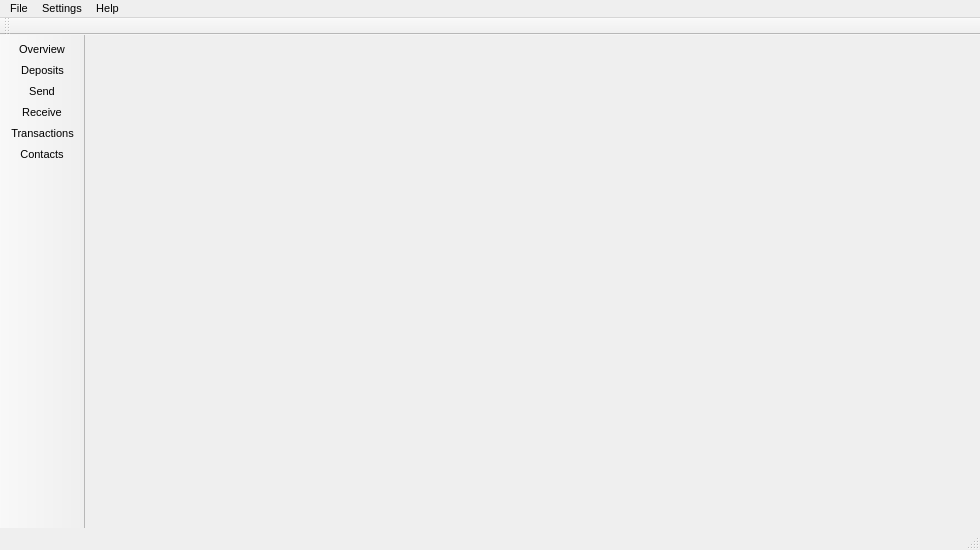
<?xml version="1.0" encoding="UTF-8"?>
<ui version="4.0">
 <class>MainWindow</class>
 <widget class="QMainWindow" name="MainWindow">
  <property name="geometry">
   <rect>
    <x>0</x>
    <y>0</y>
    <width>980</width>
    <height>550</height>
   </rect>
  </property>
  <property name="sizePolicy">
   <sizepolicy hsizetype="Preferred" vsizetype="Preferred">
    <horstretch>0</horstretch>
    <verstretch>0</verstretch>
   </sizepolicy>
  </property>
  <property name="minimumSize">
   <size>
    <width>0</width>
    <height>0</height>
   </size>
  </property>
  <property name="maximumSize">
   <size>
    <width>16777215</width>
    <height>16777215</height>
   </size>
  </property>
  <property name="font">
   <font>
    <pointsize>8</pointsize>
   </font>
  </property>
  <property name="windowTitle">
   <string>MainWindow</string>
  </property>
  <property name="windowIcon">
   <iconset resource="../../resources.qrc">
    <normaloff>:/images/cryptonote</normaloff>:/images/cryptonote</iconset>
  </property>
  <widget class="QWidget" name="centralwidget">
   <property name="sizePolicy">
    <sizepolicy hsizetype="Expanding" vsizetype="Preferred">
     <horstretch>0</horstretch>
     <verstretch>0</verstretch>
    </sizepolicy>
   </property>
   <layout class="QGridLayout" name="gridLayout">
    <property name="leftMargin">
     <number>0</number>
    </property>
    <property name="topMargin">
     <number>0</number>
    </property>
    <property name="rightMargin">
     <number>0</number>
    </property>
    <property name="bottomMargin">
     <number>0</number>
    </property>
    <property name="spacing">
     <number>0</number>
    </property>
    <item row="0" column="0" colspan="6">
     <widget class="WalletGui::AccountFrame" name="m_accountFrame">
      <property name="sizePolicy">
       <sizepolicy hsizetype="Preferred" vsizetype="Fixed">
        <horstretch>0</horstretch>
        <verstretch>0</verstretch>
       </sizepolicy>
      </property>
      <property name="minimumSize">
       <size>
        <width>0</width>
        <height>70</height>
       </size>
      </property>
      <property name="maximumSize">
       <size>
        <width>16777215</width>
        <height>70</height>
       </size>
      </property>
      <property name="styleSheet">
       <string notr="true"/>
      </property>
      <property name="frameShape">
       <enum>QFrame::NoFrame</enum>
      </property>
      <property name="frameShadow">
       <enum>QFrame::Raised</enum>
      </property>
     </widget>
    </item>
    <item row="1" column="0">
     <widget class="WalletGui::OverviewFrame" name="m_overviewFrame">
      <property name="sizePolicy">
       <sizepolicy hsizetype="Preferred" vsizetype="Preferred">
        <horstretch>0</horstretch>
        <verstretch>0</verstretch>
       </sizepolicy>
      </property>
      <property name="frameShape">
       <enum>QFrame::NoFrame</enum>
      </property>
      <property name="frameShadow">
       <enum>QFrame::Raised</enum>
      </property>
     </widget>
    </item>
    <item row="1" column="3">
     <widget class="WalletGui::TransactionsFrame" name="m_transactionsFrame">
      <property name="sizePolicy">
       <sizepolicy hsizetype="Preferred" vsizetype="Preferred">
        <horstretch>0</horstretch>
        <verstretch>0</verstretch>
       </sizepolicy>
      </property>
      <property name="frameShape">
       <enum>QFrame::NoFrame</enum>
      </property>
      <property name="frameShadow">
       <enum>QFrame::Raised</enum>
      </property>
     </widget>
    </item>
    <item row="1" column="1">
     <widget class="WalletGui::SendFrame" name="m_sendFrame">
      <property name="sizePolicy">
       <sizepolicy hsizetype="Preferred" vsizetype="Preferred">
        <horstretch>0</horstretch>
        <verstretch>0</verstretch>
       </sizepolicy>
      </property>
      <property name="frameShape">
       <enum>QFrame::NoFrame</enum>
      </property>
      <property name="frameShadow">
       <enum>QFrame::Raised</enum>
      </property>
     </widget>
    </item>
    <item row="1" column="4">
     <widget class="WalletGui::AddressBookFrame" name="m_addressBookFrame">
      <property name="sizePolicy">
       <sizepolicy hsizetype="Preferred" vsizetype="Preferred">
        <horstretch>0</horstretch>
        <verstretch>0</verstretch>
       </sizepolicy>
      </property>
      <property name="frameShape">
       <enum>QFrame::NoFrame</enum>
      </property>
      <property name="frameShadow">
       <enum>QFrame::Raised</enum>
      </property>
     </widget>
    </item>
    <item row="1" column="5">
     <widget class="WalletGui::MiningFrame" name="m_miningFrame">
      <property name="sizePolicy">
       <sizepolicy hsizetype="Preferred" vsizetype="Preferred">
        <horstretch>0</horstretch>
        <verstretch>0</verstretch>
       </sizepolicy>
      </property>
      <property name="frameShape">
       <enum>QFrame::NoFrame</enum>
      </property>
      <property name="frameShadow">
       <enum>QFrame::Raised</enum>
      </property>
     </widget>
    </item>
    <item row="1" column="5">
     <widget class="WalletGui::DepositsFrame" name="m_depositsFrame">
      <property name="sizePolicy">
       <sizepolicy hsizetype="Preferred" vsizetype="Preferred">
        <horstretch>0</horstretch>
        <verstretch>0</verstretch>
       </sizepolicy>
      </property>
      <property name="frameShape">
       <enum>QFrame::NoFrame</enum>
      </property>
      <property name="frameShadow">
       <enum>QFrame::Raised</enum>
      </property>
     </widget>
    </item>
    <item row="1" column="2">
     <widget class="WalletGui::ReceiveFrame" name="m_receiveFrame">
      <property name="sizePolicy">
       <sizepolicy hsizetype="Preferred" vsizetype="Preferred">
        <horstretch>0</horstretch>
        <verstretch>0</verstretch>
       </sizepolicy>
      </property>
      <property name="frameShape">
       <enum>QFrame::NoFrame</enum>
      </property>
      <property name="frameShadow">
       <enum>QFrame::Raised</enum>
      </property>
     </widget>
    </item>
   </layout>
  </widget>
  <widget class="QMenuBar" name="menubar">
   <property name="geometry">
    <rect>
     <x>0</x>
     <y>0</y>
     <width>980</width>
     <height>21</height>
    </rect>
   </property>
   <widget class="QMenu" name="menuFile">
    <property name="title">
     <string>File</string>
    </property>
    <widget class="QMenu" name="menuRecent_wallets">
     <property name="title">
      <string>Recent wallets</string>
     </property>
    </widget>
    <addaction name="m_createWalletAction"/>
    <addaction name="m_createNondeterministicWalletAction"/>
    <addaction name="m_openWalletAction"/>
    <addaction name="menuRecent_wallets"/>
    <addaction name="m_backupWalletAction"/>
    <addaction name="m_resetAction"/>
    <addaction name="m_closeWalletAction"/>
    <addaction name="separator"/>
    <addaction name="m_openUriAction"/>
    <addaction name="m_openLogFileAction"/>
    <addaction name="separator"/>
    <addaction name="m_showMnemonicSeedAction"/>
    <addaction name="m_restoreFromMnemonicSeedAction"/>
    <addaction name="separator"/>
    <addaction name="m_showPrivateKey"/>
    <addaction name="m_importKeyAction"/>
    <addaction name="separator"/>
    <addaction name="m_exportTrackingKeyAction"/>
    <addaction name="m_importTrackingKeyAction"/>
    <addaction name="separator"/>
    <addaction name="m_exitAction"/>
   </widget>
   <widget class="QMenu" name="menuSettings">
    <property name="title">
     <string>Settings</string>
    </property>
    <addaction name="m_encryptWalletAction"/>
    <addaction name="m_changePasswordAction"/>
    <addaction name="m_changeLanguageAction"/>
    <addaction name="m_connectionSettingsAction"/>
    <addaction name="separator"/>
    <addaction name="m_startOnLoginAction"/>
    <addaction name="m_minimizeToTrayAction"/>
    <addaction name="m_closeToTrayAction"/>
   </widget>
   <widget class="QMenu" name="menuHelp">
    <property name="title">
     <string>Help</string>
    </property>
    <addaction name="m_aboutCryptonoteAction"/>
    <addaction name="m_aboutQtAction"/>
    <addaction name="actionHelp"/>
   </widget>
   <addaction name="menuFile"/>
   <addaction name="menuSettings"/>
   <addaction name="menuHelp"/>
  </widget>
  <widget class="QToolBar" name="toolBar">
   <property name="sizePolicy">
    <sizepolicy hsizetype="Fixed" vsizetype="Preferred">
     <horstretch>0</horstretch>
     <verstretch>0</verstretch>
    </sizepolicy>
   </property>
   <property name="minimumSize">
    <size>
     <width>0</width>
     <height>0</height>
    </size>
   </property>
   <property name="maximumSize">
    <size>
     <width>150</width>
     <height>16777215</height>
    </size>
   </property>
   <property name="baseSize">
    <size>
     <width>150</width>
     <height>0</height>
    </size>
   </property>
   <property name="font">
    <font>
     <pointsize>8</pointsize>
    </font>
   </property>
   <property name="windowTitle">
    <string>toolBar</string>
   </property>
   <property name="movable">
    <bool>false</bool>
   </property>
   <property name="allowedAreas">
    <set>Qt::LeftToolBarArea|Qt::TopToolBarArea</set>
   </property>
   <property name="orientation">
    <enum>Qt::Vertical</enum>
   </property>
   <property name="iconSize">
    <size>
     <width>20</width>
     <height>20</height>
    </size>
   </property>
   <property name="toolButtonStyle">
    <enum>Qt::ToolButtonTextBesideIcon</enum>
   </property>
   <attribute name="toolBarArea">
    <enum>LeftToolBarArea</enum>
   </attribute>
   <attribute name="toolBarBreak">
    <bool>false</bool>
   </attribute>
   <addaction name="m_overviewAction"/>
   <addaction name="m_depositsAction"/>
   <addaction name="m_sendAction"/>
   <addaction name="m_receiveAction"/>
   <addaction name="m_transactionsAction"/>
   <addaction name="m_addressBookAction"/>
  </widget>
  <widget class="QStatusBar" name="statusBar"/>
  <widget class="QToolBar" name="accountToolBar">
   <property name="windowTitle">
    <string>Account toolbar</string>
   </property>
   <attribute name="toolBarArea">
    <enum>TopToolBarArea</enum>
   </attribute>
   <attribute name="toolBarBreak">
    <bool>false</bool>
   </attribute>
  </widget>
  <action name="m_overviewAction">
   <property name="checkable">
    <bool>true</bool>
   </property>
   <property name="enabled">
    <bool>true</bool>
   </property>
   <property name="icon">
    <iconset resource="../../resources.qrc">
     <normaloff>:/icons/overview</normaloff>:/icons/overview</iconset>
   </property>
   <property name="text">
    <string>Overview</string>
   </property>
  </action>
  <action name="m_sendAction">
   <property name="checkable">
    <bool>true</bool>
   </property>
   <property name="enabled">
    <bool>true</bool>
   </property>
   <property name="icon">
    <iconset resource="../../resources.qrc">
     <normaloff>:/icons/send</normaloff>:/icons/send</iconset>
   </property>
   <property name="text">
    <string>Send</string>
   </property>
  </action>
  <action name="m_receiveAction">
   <property name="checkable">
    <bool>true</bool>
   </property>
   <property name="enabled">
    <bool>true</bool>
   </property>
   <property name="icon">
    <iconset resource="../../resources.qrc">
     <normaloff>:/icons/receive</normaloff>:/icons/receive</iconset>
   </property>
   <property name="text">
    <string>Receive</string>
   </property>
  </action>
  <action name="m_transactionsAction">
   <property name="checkable">
    <bool>true</bool>
   </property>
   <property name="enabled">
    <bool>true</bool>
   </property>
   <property name="icon">
    <iconset resource="../../resources.qrc">
     <normaloff>:/icons/transactions</normaloff>:/icons/transactions</iconset>
   </property>
   <property name="text">
    <string>Transactions</string>
   </property>
  </action>
  <action name="m_exitAction">
   <property name="enabled">
    <bool>true</bool>
   </property>
   <property name="text">
    <string>Exit</string>
   </property>
   <property name="shortcut">
    <string>Ctrl+Q</string>
   </property>
  </action>
  <action name="m_addressBookAction">
   <property name="checkable">
    <bool>true</bool>
   </property>
   <property name="enabled">
    <bool>true</bool>
   </property>
   <property name="icon">
    <iconset resource="../../resources.qrc">
     <normaloff>:/icons/address-book</normaloff>:/icons/address-book</iconset>
   </property>
   <property name="text">
    <string>Contacts</string>
   </property>
  </action>
  <action name="m_createWalletAction">
   <property name="enabled">
    <bool>true</bool>
   </property>
   <property name="text">
    <string>Create wallet</string>
   </property>
  </action>
  <action name="m_openWalletAction">
   <property name="enabled">
    <bool>true</bool>
   </property>
   <property name="text">
    <string>Open wallet</string>
   </property>
  </action>
  <action name="m_encryptWalletAction">
   <property name="enabled">
    <bool>true</bool>
   </property>
   <property name="text">
    <string>Encrypt wallet</string>
   </property>
  </action>
  <action name="m_changePasswordAction">
   <property name="enabled">
    <bool>true</bool>
   </property>
   <property name="text">
    <string>Change password</string>
   </property>
   <property name="toolTip">
    <string>Change password</string>
   </property>
  </action>
  <action name="m_aboutCryptonoteAction">
   <property name="enabled">
    <bool>true</bool>
   </property>
   <property name="text">
    <string>About</string>
   </property>
  </action>
  <action name="m_aboutQtAction">
   <property name="enabled">
    <bool>true</bool>
   </property>
   <property name="text">
    <string>About Qt</string>
   </property>
  </action>
  <action name="m_backupWalletAction">
   <property name="enabled">
    <bool>true</bool>
   </property>
   <property name="text">
    <string>Backup wallet</string>
   </property>
  </action>
  <action name="m_startOnLoginAction">
   <property name="checkable">
    <bool>true</bool>
   </property>
   <property name="text">
    <string>Start on system login</string>
   </property>
  </action>
  <action name="m_minimizeToTrayAction">
   <property name="checkable">
    <bool>true</bool>
   </property>
   <property name="text">
    <string>Minimize to tray</string>
   </property>
  </action>
  <action name="m_closeToTrayAction">
   <property name="checkable">
    <bool>true</bool>
   </property>
   <property name="text">
    <string>Close to tray</string>
   </property>
  </action>
  <action name="m_importKeyAction">
   <property name="text">
    <string>Import private key</string>
   </property>
  </action>
  <action name="m_miningAction">
   <property name="checkable">
    <bool>true</bool>
   </property>
  </action>
  <action name="m_depositsAction">
   <property name="checkable">
    <bool>true</bool>
   </property>
   <property name="icon">
    <iconset resource="../../resources.qrc">
     <normaloff>:/icons/deposits</normaloff>:/icons/deposits</iconset>
   </property>
   <property name="text">
    <string>Deposits</string>
   </property>
  </action>
  <action name="m_resetAction">
   <property name="text">
    <string>Reset wallet</string>
   </property>
   <property name="toolTip">
    <string>Reset wallet</string>
   </property>
  </action>
  <action name="m_changeLanguageAction">
   <property name="text">
    <string>Language</string>
   </property>
   <property name="toolTip">
    <string>Change language</string>
   </property>
  </action>
  <action name="m_showPrivateKey">
   <property name="text">
    <string>Export private key</string>
   </property>
  </action>
  <action name="actionHelp">
   <property name="text">
    <string>Help</string>
   </property>
   <property name="shortcut">
    <string>F1</string>
   </property>
  </action>
  <action name="m_connectionSettingsAction">
   <property name="text">
    <string>Connection</string>
   </property>
  </action>
  <action name="m_openUriAction">
   <property name="text">
    <string>Open payment request</string>
   </property>
  </action>
  <action name="m_exportTrackingKeyAction">
   <property name="text">
    <string>Export tracking key</string>
   </property>
  </action>
  <action name="m_importTrackingKeyAction">
   <property name="text">
    <string>Import tracking key</string>
   </property>
  </action>
  <action name="m_closeWalletAction">
   <property name="text">
    <string>Close wallet</string>
   </property>
  </action>
  <action name="m_recentWalletsAction">
   <property name="text">
    <string>Recent wallets</string>
   </property>
  </action>
  <action name="actionStatus">
   <property name="text">
    <string>Information</string>
   </property>
  </action>
  <action name="m_openLogFileAction">
   <property name="text">
    <string>Open log file</string>
   </property>
  </action>
  <action name="m_showMnemonicSeedAction">
   <property name="enabled">
    <bool>false</bool>
   </property>
   <property name="text">
    <string>Show mnemonic seed</string>
   </property>
  </action>
  <action name="m_restoreFromMnemonicSeedAction">
   <property name="text">
    <string>Restore from mnemonic seed</string>
   </property>
  </action>
  <action name="m_createNondeterministicWalletAction">
   <property name="text">
    <string>Create nondeterministic wallet</string>
   </property>
  </action>
  <action name="m_miningOnLaunchAction">
   <property name="checkable">
    <bool>true</bool>
   </property>
  </action>
 </widget>
 <customwidgets>
  <customwidget>
   <class>WalletGui::OverviewFrame</class>
   <extends>QFrame</extends>
   <header>gui/OverviewFrame.h</header>
   <container>1</container>
  </customwidget>
  <customwidget>
   <class>WalletGui::SendFrame</class>
   <extends>QFrame</extends>
   <header>gui/SendFrame.h</header>
   <container>1</container>
  </customwidget>
  <customwidget>
   <class>WalletGui::AccountFrame</class>
   <extends>QFrame</extends>
   <header>gui/AccountFrame.h</header>
   <container>1</container>
  </customwidget>
  <customwidget>
   <class>WalletGui::TransactionsFrame</class>
   <extends>QFrame</extends>
   <header>gui/TransactionsFrame.h</header>
   <container>1</container>
  </customwidget>
  <customwidget>
   <class>WalletGui::AddressBookFrame</class>
   <extends>QFrame</extends>
   <header>gui/AddressBookFrame.h</header>
   <container>1</container>
  </customwidget>
  <customwidget>
   <class>WalletGui::MiningFrame</class>
   <extends>QFrame</extends>
   <header>gui/MiningFrame.h</header>
   <container>1</container>
  </customwidget>
  <customwidget>
   <class>WalletGui::DepositsFrame</class>
   <extends>QFrame</extends>
   <header>gui/DepositsFrame.h</header>
   <container>1</container>
  </customwidget>
  <customwidget>
   <class>WalletGui::ReceiveFrame</class>
   <extends>QFrame</extends>
   <header>gui/ReceiveFrame.h</header>
   <container>1</container>
  </customwidget>
 </customwidgets>
 <resources>
  <include location="../../resources.qrc"/>
 </resources>
 <connections>
  <connection>
   <sender>m_createWalletAction</sender>
   <signal>triggered()</signal>
   <receiver>MainWindow</receiver>
   <slot>createWallet()</slot>
   <hints>
    <hint type="sourcelabel">
     <x>-1</x>
     <y>-1</y>
    </hint>
    <hint type="destinationlabel">
     <x>449</x>
     <y>299</y>
    </hint>
   </hints>
  </connection>
  <connection>
   <sender>m_openWalletAction</sender>
   <signal>triggered()</signal>
   <receiver>MainWindow</receiver>
   <slot>openWallet()</slot>
   <hints>
    <hint type="sourcelabel">
     <x>-1</x>
     <y>-1</y>
    </hint>
    <hint type="destinationlabel">
     <x>449</x>
     <y>299</y>
    </hint>
   </hints>
  </connection>
  <connection>
   <sender>m_encryptWalletAction</sender>
   <signal>triggered()</signal>
   <receiver>MainWindow</receiver>
   <slot>encryptWallet()</slot>
   <hints>
    <hint type="sourcelabel">
     <x>-1</x>
     <y>-1</y>
    </hint>
    <hint type="destinationlabel">
     <x>449</x>
     <y>299</y>
    </hint>
   </hints>
  </connection>
  <connection>
   <sender>m_changePasswordAction</sender>
   <signal>triggered()</signal>
   <receiver>MainWindow</receiver>
   <slot>encryptWallet()</slot>
   <hints>
    <hint type="sourcelabel">
     <x>-1</x>
     <y>-1</y>
    </hint>
    <hint type="destinationlabel">
     <x>449</x>
     <y>299</y>
    </hint>
   </hints>
  </connection>
  <connection>
   <sender>m_changeLanguageAction</sender>
   <signal>triggered()</signal>
   <receiver>MainWindow</receiver>
   <slot>ChangeLanguage()</slot>
   <hints>
    <hint type="sourcelabel">
     <x>-1</x>
     <y>-1</y>
    </hint>
    <hint type="destinationlabel">
     <x>449</x>
     <y>299</y>
    </hint>
   </hints>
  </connection>
  <connection>
   <sender>m_aboutQtAction</sender>
   <signal>triggered()</signal>
   <receiver>MainWindow</receiver>
   <slot>aboutQt()</slot>
   <hints>
    <hint type="sourcelabel">
     <x>-1</x>
     <y>-1</y>
    </hint>
    <hint type="destinationlabel">
     <x>449</x>
     <y>299</y>
    </hint>
   </hints>
  </connection>
  <connection>
   <sender>m_backupWalletAction</sender>
   <signal>triggered()</signal>
   <receiver>MainWindow</receiver>
   <slot>backupWallet()</slot>
   <hints>
    <hint type="sourcelabel">
     <x>-1</x>
     <y>-1</y>
    </hint>
    <hint type="destinationlabel">
     <x>449</x>
     <y>299</y>
    </hint>
   </hints>
  </connection>
  <connection>
   <sender>m_aboutCryptonoteAction</sender>
   <signal>triggered()</signal>
   <receiver>MainWindow</receiver>
   <slot>about()</slot>
   <hints>
    <hint type="sourcelabel">
     <x>-1</x>
     <y>-1</y>
    </hint>
    <hint type="destinationlabel">
     <x>459</x>
     <y>299</y>
    </hint>
   </hints>
  </connection>
  <connection>
   <sender>m_startOnLoginAction</sender>
   <signal>triggered(bool)</signal>
   <receiver>MainWindow</receiver>
   <slot>setStartOnLogin(bool)</slot>
   <hints>
    <hint type="sourcelabel">
     <x>-1</x>
     <y>-1</y>
    </hint>
    <hint type="destinationlabel">
     <x>459</x>
     <y>299</y>
    </hint>
   </hints>
  </connection>
  <connection>
   <sender>m_minimizeToTrayAction</sender>
   <signal>triggered(bool)</signal>
   <receiver>MainWindow</receiver>
   <slot>setMinimizeToTray(bool)</slot>
   <hints>
    <hint type="sourcelabel">
     <x>-1</x>
     <y>-1</y>
    </hint>
    <hint type="destinationlabel">
     <x>459</x>
     <y>299</y>
    </hint>
   </hints>
  </connection>
  <connection>
   <sender>m_closeToTrayAction</sender>
   <signal>triggered(bool)</signal>
   <receiver>MainWindow</receiver>
   <slot>setCloseToTray(bool)</slot>
   <hints>
    <hint type="sourcelabel">
     <x>-1</x>
     <y>-1</y>
    </hint>
    <hint type="destinationlabel">
     <x>459</x>
     <y>299</y>
    </hint>
   </hints>
  </connection>
  <connection>
   <sender>m_resetAction</sender>
   <signal>triggered()</signal>
   <receiver>MainWindow</receiver>
   <slot>resetWallet()</slot>
   <hints>
    <hint type="sourcelabel">
     <x>-1</x>
     <y>-1</y>
    </hint>
    <hint type="destinationlabel">
     <x>506</x>
     <y>301</y>
    </hint>
   </hints>
  </connection>
  <connection>
   <sender>m_importKeyAction</sender>
   <signal>triggered()</signal>
   <receiver>MainWindow</receiver>
   <slot>importKey()</slot>
   <hints>
    <hint type="sourcelabel">
     <x>-1</x>
     <y>-1</y>
    </hint>
    <hint type="destinationlabel">
     <x>459</x>
     <y>299</y>
    </hint>
   </hints>
  </connection>
  <connection>
   <sender>m_showPrivateKey</sender>
   <signal>triggered()</signal>
   <receiver>MainWindow</receiver>
   <slot>showPrivateKeys()</slot>
   <hints>
    <hint type="sourcelabel">
     <x>-1</x>
     <y>-1</y>
    </hint>
    <hint type="destinationlabel">
     <x>459</x>
     <y>299</y>
    </hint>
   </hints>
  </connection>
  <connection>
   <sender>actionHelp</sender>
   <signal>triggered()</signal>
   <receiver>MainWindow</receiver>
   <slot>DisplayCmdLineHelp()</slot>
   <hints>
    <hint type="sourcelabel">
     <x>-1</x>
     <y>-1</y>
    </hint>
    <hint type="destinationlabel">
     <x>494</x>
     <y>319</y>
    </hint>
   </hints>
  </connection>
  <connection>
   <sender>m_connectionSettingsAction</sender>
   <signal>triggered()</signal>
   <receiver>MainWindow</receiver>
   <slot>openConnectionSettings()</slot>
   <hints>
    <hint type="sourcelabel">
     <x>-1</x>
     <y>-1</y>
    </hint>
    <hint type="destinationlabel">
     <x>494</x>
     <y>319</y>
    </hint>
   </hints>
  </connection>
  <connection>
   <sender>m_transactionsAction</sender>
   <signal>toggled(bool)</signal>
   <receiver>m_transactionsFrame</receiver>
   <slot>setVisible(bool)</slot>
   <hints>
    <hint type="sourcelabel">
     <x>-1</x>
     <y>-1</y>
    </hint>
    <hint type="destinationlabel">
     <x>787</x>
     <y>333</y>
    </hint>
   </hints>
  </connection>
  <connection>
   <sender>m_sendAction</sender>
   <signal>toggled(bool)</signal>
   <receiver>m_sendFrame</receiver>
   <slot>setVisible(bool)</slot>
   <hints>
    <hint type="sourcelabel">
     <x>-1</x>
     <y>-1</y>
    </hint>
    <hint type="destinationlabel">
     <x>337</x>
     <y>333</y>
    </hint>
   </hints>
  </connection>
  <connection>
   <sender>m_overviewAction</sender>
   <signal>toggled(bool)</signal>
   <receiver>m_overviewFrame</receiver>
   <slot>setVisible(bool)</slot>
   <hints>
    <hint type="sourcelabel">
     <x>-1</x>
     <y>-1</y>
    </hint>
    <hint type="destinationlabel">
     <x>112</x>
     <y>333</y>
    </hint>
   </hints>
  </connection>
  <connection>
   <sender>m_miningAction</sender>
   <signal>toggled(bool)</signal>
   <receiver>m_miningFrame</receiver>
   <slot>setVisible(bool)</slot>
   <hints>
    <hint type="sourcelabel">
     <x>-1</x>
     <y>-1</y>
    </hint>
    <hint type="destinationlabel">
     <x>862</x>
     <y>322</y>
    </hint>
   </hints>
  </connection>
  <connection>
   <sender>m_depositsAction</sender>
   <signal>toggled(bool)</signal>
   <receiver>m_depositsFrame</receiver>
   <slot>setVisible(bool)</slot>
   <hints>
    <hint type="sourcelabel">
     <x>-1</x>
     <y>-1</y>
    </hint>
    <hint type="destinationlabel">
     <x>862</x>
     <y>322</y>
    </hint>
   </hints>
  </connection>
  <connection>
   <sender>m_addressBookAction</sender>
   <signal>toggled(bool)</signal>
   <receiver>m_addressBookFrame</receiver>
   <slot>setVisible(bool)</slot>
   <hints>
    <hint type="sourcelabel">
     <x>-1</x>
     <y>-1</y>
    </hint>
    <hint type="destinationlabel">
     <x>809</x>
     <y>320</y>
    </hint>
   </hints>
  </connection>
  <connection>
   <sender>m_receiveAction</sender>
   <signal>toggled(bool)</signal>
   <receiver>m_receiveFrame</receiver>
   <slot>setVisible(bool)</slot>
   <hints>
    <hint type="sourcelabel">
     <x>-1</x>
     <y>-1</y>
    </hint>
    <hint type="destinationlabel">
     <x>562</x>
     <y>333</y>
    </hint>
   </hints>
  </connection>
  <connection>
   <sender>m_openUriAction</sender>
   <signal>triggered()</signal>
   <receiver>m_sendFrame</receiver>
   <slot>openUriClicked()</slot>
   <hints>
    <hint type="sourcelabel">
     <x>-1</x>
     <y>-1</y>
    </hint>
    <hint type="destinationlabel">
     <x>316</x>
     <y>310</y>
    </hint>
   </hints>
  </connection>
  <connection>
   <sender>m_exportTrackingKeyAction</sender>
   <signal>triggered()</signal>
   <receiver>MainWindow</receiver>
   <slot>exportTrackingKey()</slot>
   <hints>
    <hint type="sourcelabel">
     <x>-1</x>
     <y>-1</y>
    </hint>
    <hint type="destinationlabel">
     <x>489</x>
     <y>274</y>
    </hint>
   </hints>
  </connection>
  <connection>
   <sender>m_importTrackingKeyAction</sender>
   <signal>triggered()</signal>
   <receiver>MainWindow</receiver>
   <slot>importTrackingKey()</slot>
   <hints>
    <hint type="sourcelabel">
     <x>-1</x>
     <y>-1</y>
    </hint>
    <hint type="destinationlabel">
     <x>489</x>
     <y>274</y>
    </hint>
   </hints>
  </connection>
  <connection>
   <sender>m_closeWalletAction</sender>
   <signal>triggered()</signal>
   <receiver>MainWindow</receiver>
   <slot>closeWallet()</slot>
   <hints>
    <hint type="sourcelabel">
     <x>-1</x>
     <y>-1</y>
    </hint>
    <hint type="destinationlabel">
     <x>489</x>
     <y>274</y>
    </hint>
   </hints>
  </connection>
  <connection>
   <sender>m_openLogFileAction</sender>
   <signal>triggered()</signal>
   <receiver>MainWindow</receiver>
   <slot>openLogFile()</slot>
   <hints>
    <hint type="sourcelabel">
     <x>-1</x>
     <y>-1</y>
    </hint>
    <hint type="destinationlabel">
     <x>489</x>
     <y>274</y>
    </hint>
   </hints>
  </connection>
  <connection>
   <sender>m_showMnemonicSeedAction</sender>
   <signal>triggered()</signal>
   <receiver>MainWindow</receiver>
   <slot>showMnemonicSeed()</slot>
   <hints>
    <hint type="sourcelabel">
     <x>-1</x>
     <y>-1</y>
    </hint>
    <hint type="destinationlabel">
     <x>489</x>
     <y>274</y>
    </hint>
   </hints>
  </connection>
  <connection>
   <sender>m_restoreFromMnemonicSeedAction</sender>
   <signal>triggered()</signal>
   <receiver>MainWindow</receiver>
   <slot>restoreFromMnemonicSeed()</slot>
   <hints>
    <hint type="sourcelabel">
     <x>-1</x>
     <y>-1</y>
    </hint>
    <hint type="destinationlabel">
     <x>489</x>
     <y>274</y>
    </hint>
   </hints>
  </connection>
  <connection>
   <sender>m_createNondeterministicWalletAction</sender>
   <signal>triggered()</signal>
   <receiver>MainWindow</receiver>
   <slot>createNonDeterministicWallet()</slot>
   <hints>
    <hint type="sourcelabel">
     <x>-1</x>
     <y>-1</y>
    </hint>
    <hint type="destinationlabel">
     <x>489</x>
     <y>274</y>
    </hint>
   </hints>
  </connection>
  <connection>
   <sender>m_miningOnLaunchAction</sender>
   <signal>triggered(bool)</signal>
   <receiver>MainWindow</receiver>
   <slot>setMiningOnLaunch(bool)</slot>
   <hints>
    <hint type="sourcelabel">
     <x>-1</x>
     <y>-1</y>
    </hint>
    <hint type="destinationlabel">
     <x>489</x>
     <y>274</y>
    </hint>
   </hints>
  </connection>
 </connections>
 <slots>
  <slot>createWallet()</slot>
  <slot>openWallet()</slot>
  <slot>encryptWallet()</slot>
  <slot>aboutQt()</slot>
  <slot>backupWallet()</slot>
  <slot>about()</slot>
  <slot>setStartOnLogin(bool)</slot>
  <slot>setMinimizeToTray(bool)</slot>
  <slot>setCloseToTray(bool)</slot>
  <slot>importKey()</slot>
  <slot>resetWallet()</slot>
  <slot>showPrivateKeys()</slot>
  <slot>openConnectionSettings()</slot>
  <slot>showStatusInfo()</slot>
 </slots>
</ui>
